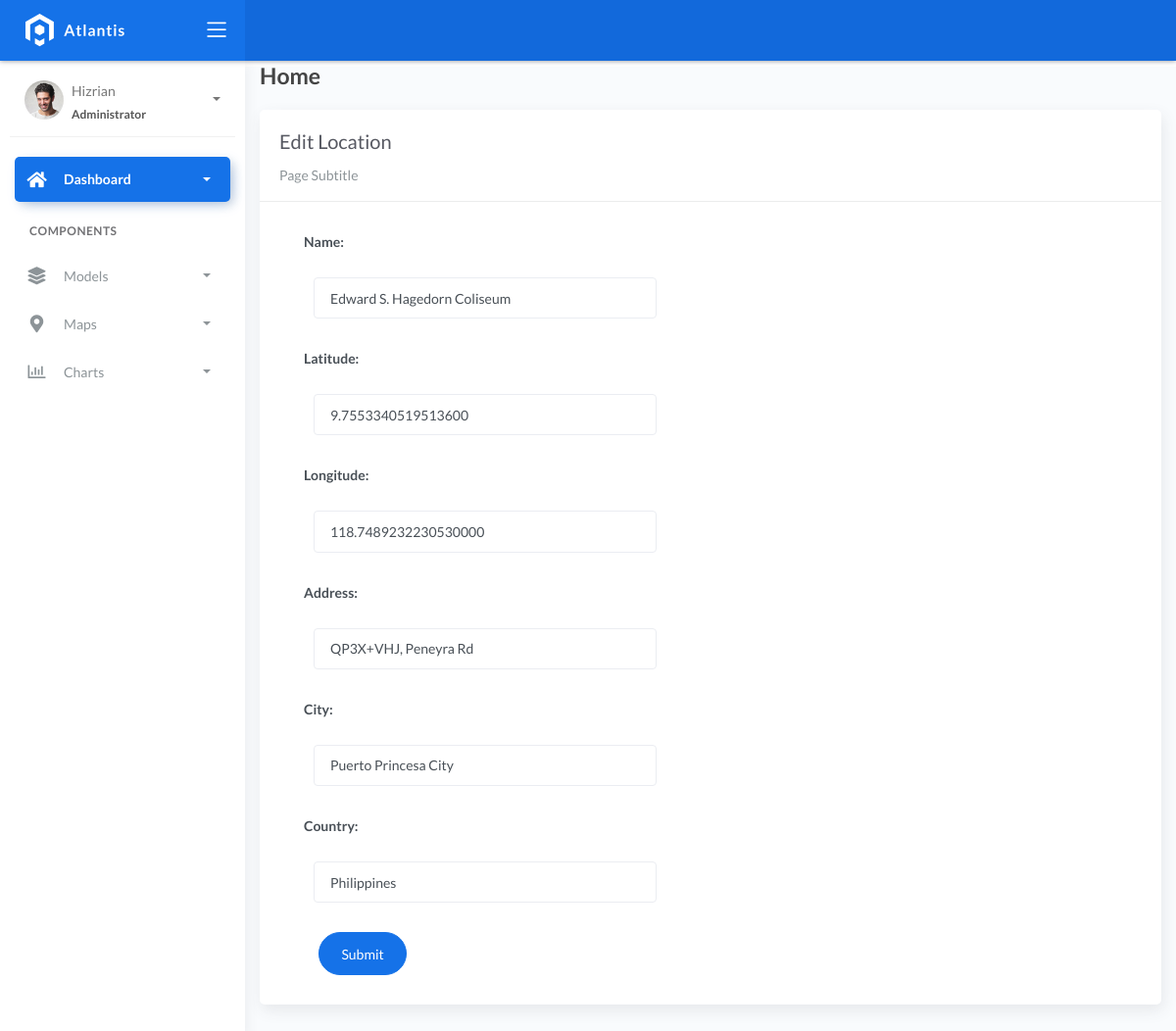
Screenshot of /locations/update/1/ with the database file from the repository.
### fire/models.py (models this page shows)
class BaseModel(models.Model):
    created_at = models.DateTimeField(auto_now_add=True, db_index=True)
    updated_at = models.DateTimeField(auto_now=True)
    class Meta:
        abstract = True

class Locations(BaseModel):
    name = models.CharField(max_length=150)
    latitude = models.DecimalField(
        max_digits=22, decimal_places=16, null=True, blank=True)
    longitude = models.DecimalField(
        max_digits=22, decimal_places=16, null=True, blank=True)
    address = models.CharField(max_length=150)
    city = models.CharField(max_length=150)  # can be in separate table
    country = models.CharField(max_length=150)  # can be in separate table

### fire/views.py (the view, shortened to what this page needs)
# urls.py: path('locations/update/<pk>/', views.LocationsUpdateView.as_view(), name='locations_update'),
class LocationsUpdateView(UpdateView):
    model = Locations
    form_class = LocationsForm
    template_name = "locations/update.html"
    success_url = reverse_lazy('locations_list')

### fire/forms.py
class LocationsForm(ModelForm):
    class Meta:
        model = Locations
        fields = "__all__"

### templates/locations/update.html (shortened to what this page needs)
{% extends 'base.html' %} {% load static %} {% block content %}
<div class="content">
    <div class="container-fluid">
        <h4 class="page-title">Home</h4>
        <div class="row">
            <div class="col-md-12">
                <div class="card">
                    <div class="card-header">
                        <div class="card-title">Edit Location</div>
                        <div class="card-category">Page Subtitle</div>
                    </div>
                    <div class="col-md-6">
                        <div class="card-body">
                            <form class="" action="" method="post" novalidate>
                                {% include 'includes/form.html' %}
                                <div class="form-group">
                                    <div class="col-md-12 col-sm-3">
                                        <button type="submit" class="btn btn-primary btn-rounded">Submit</button>
                                    </div>
                                </div>
                            </form>
                        </div>
                    </div>
                </div>
            </div>
        </div>
    </div>
</div>
{% endblock %}

### templates/includes/form.html (shortened to what this page needs)
{% load widget_tweaks %}
{% for field in form %}
<div class="field item form-group">
    <label>{{ field.label_tag }}</label>
    <div class="form-group">
        {% render_field field class="form-control" %}
    </div>
</div>
{% endfor %}

### rows the page displays
Locations: name "Edward S. Hagedorn Coliseum" "9.7553340519513600" "118.7489232230530000" "QP3X+VHJ, Peneyra Rd" "Puerto Princesa City" "Philippines"

### other values shown
{{ field.label_tag }} "Name:" "Latitude:" "Longitude:" "Address:" "City:" "Country:"
